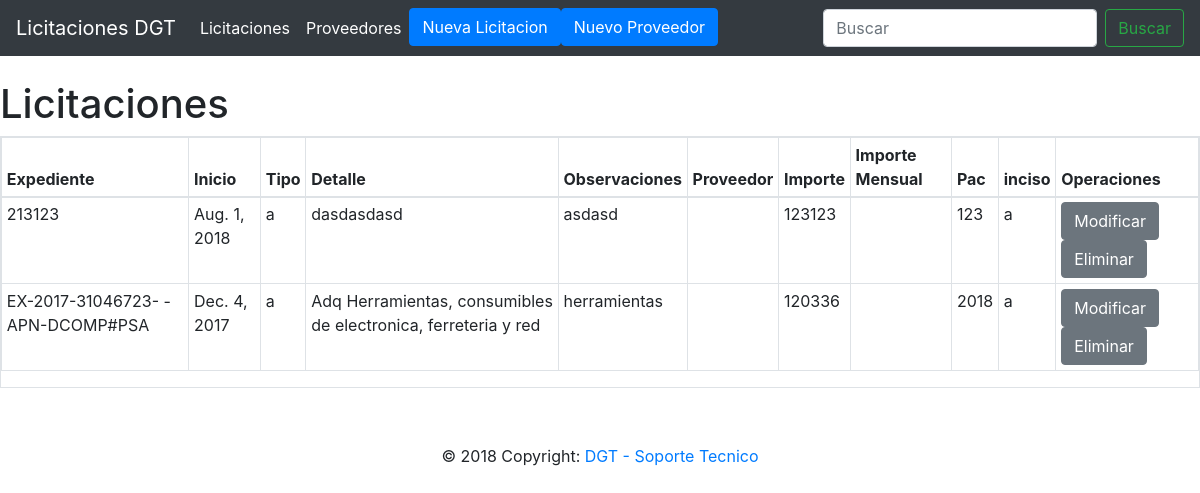
The page /licitaciones/listado/licitaciones on the database its author committed.
### polls/models.py (models this page shows, shortened)
class licitaciones(models.Model):
	expediente = models.CharField(max_length=60)
	inicio = models.DateField()
	tipo = models.CharField(max_length=1, choices =[
		('a', 'Licitacion'),
	    ('b', 'Acuerdo marco'),
	    ])
	detalle = models.CharField(max_length=100)
	fecha_ubicacion = models.DateField(null=True)
	fecha_chekeo = models.DateField(null=True)
	observaciones = models.CharField(max_length=1000)
	proveedor_id = models.ForeignKey('proveedor', on_delete=models.CASCADE)
	importe = models.IntegerField()
	importe_mensual = models.IntegerField()
	pac = models.IntegerField()
	inciso = models.CharField(max_length=1, choices =[
		('a', '2'),
	    ('b', '3'),
	    ('c', '4'),
	    ])

### polls/views.py (the view)
# urls.py: path('listado/licitaciones', views.list_licitaciones, name='list_licitaciones'),
def list_licitaciones(request):
	list_licitaciones = licitaciones.objects.all()
	return render(request, 'licitaciones/list_licitaciones.html', {'list_licitaciones':list_licitaciones})

### polls/templates/licitaciones/list_licitaciones.html
{% extends 'base.html' %}
{% block content %}
	<h1>Licitaciones</h1>
	<div class="table table-sm table-bordered">
		<table class="table">
			<thead>
				<th scope="col">Expediente</th>
				<th scope="col">Inicio</th>
				<th scope="col">Tipo</th>
				<th scope="col">Detalle</th>
				<th scope="col">Observaciones</th>
				<th scope="col">Proveedor</th>
				<th scope="col">Importe</th>
				<th scope="col">Importe Mensual</th>
				<th scope="col">Pac</th>
				<th scope="col">inciso</th>
				<th scope="col">Operaciones</th>
			</thead>
			<tbody>
				{% if list_licitaciones %}
				{% for objects in list_licitaciones %}
				<tr>
				<td scope="row">{{objects.expediente}}</td>
				<td scope="row">{{objects.inicio}}</td>
				<td scope="row">{{objects.tipo}}</td>
				<td scope="row">{{objects.detalle}}</td>
				<td scope="row">{{objects.observaciones}}</td>
				<td scope="row">{{objects.proveedor}}</td>
				<td scope="row">{{objects.importe}}</td>
				<td scope="row">{{objects.import_mensual}}</td>
				<td scope="row">{{objects.pac}}</td>
				<td scope="row">{{objects.inciso}}</td>
				<td scope="row">
					<button class="btn btn-secondary" type="submit">Modificar</button>
					<button class="btn btn-secondary" type="submit">Eliminar</button>
				</td>
				</tr>
				{% endfor %}
			</tbody>
			{% else %}
			<td>No hay proveedores</td>
			{% endif %}
		</table>
	</div>
{% endblock %}

### polls/templates/base.html (shortened to what this page needs)
<!DOCTYPE html>
<html>
<link rel="stylesheet" href="https://stackpath.bootstrapcdn.com/bootstrap/4.1.3/css/bootstrap.min.css">
{% load crispy_forms_tags %}
<head>
</head>
<body>
<nav class="navbar navbar-expand-lg navbar-dark bg-dark">
  <a class="navbar-brand" href="{% url 'index' %}">Licitaciones DGT</a>
  <div class="collapse navbar-collapse" id="navbarSupportedContent">
    <ul class="navbar-nav mr-auto">
      <li class="nav-item active">
        <a class="nav-link" href="{% url 'list_licitaciones' %}">Licitaciones <span class="sr-only">(current)</span></a>
      </li>
      <li class="nav-item active">
        <a class="nav-link" href="{% url 'list_proveedores' %}">Proveedores <span class="sr-only">(current)</span></a>
      </li>
      <li class="nav-item">
        <a class="btn btn-primary my-2 my-sm-0" type="submit" href="{% url 'add_licitacion' %}">Nueva Licitacion</a>
      </li>
      <li class="nav-item">
        <a class="btn btn-primary my-2 my-sm-0" type="submit" href="{% url 'add_proveedor' %}">Nuevo Proveedor</a>
      </li>
    </ul>
    <form class="form-inline my-2 my-lg-0">
      <input class="form-control mr-sm-2" type="search" placeholder="Buscar" aria-label="Nombre de licitacion">
      <button class="btn btn-outline-success my-2 my-sm-0" type="submit">Buscar</button>
    </form>
  </div>
</nav>
<br>
{%block content%}
{%endblock%}
</body>
<footer class="page-footer font-small special-color-dark pt-4">
    <div class="footer-copyright text-center py-3">© 2018 Copyright:
      <a href="#"> DGT - Soporte Tecnico</a>
    </div>
</footer>
</html>

### rows shown on the page
licitaciones: expediente "213123", inicio "Aug. 1, 2018", tipo "a", detalle "dasdasdasd", observaciones "asdasd", importe "123123", pac "123", inciso "a"
licitaciones: expediente "EX-2017-31046723- -APN-DCOMP#PSA", inicio "Dec. 4, 2017", tipo "a", detalle "Adq Herramientas, consumibles de electronica, ferreteria y red", observaciones "herramientas", importe "120336", pac "2018", inciso "a"
